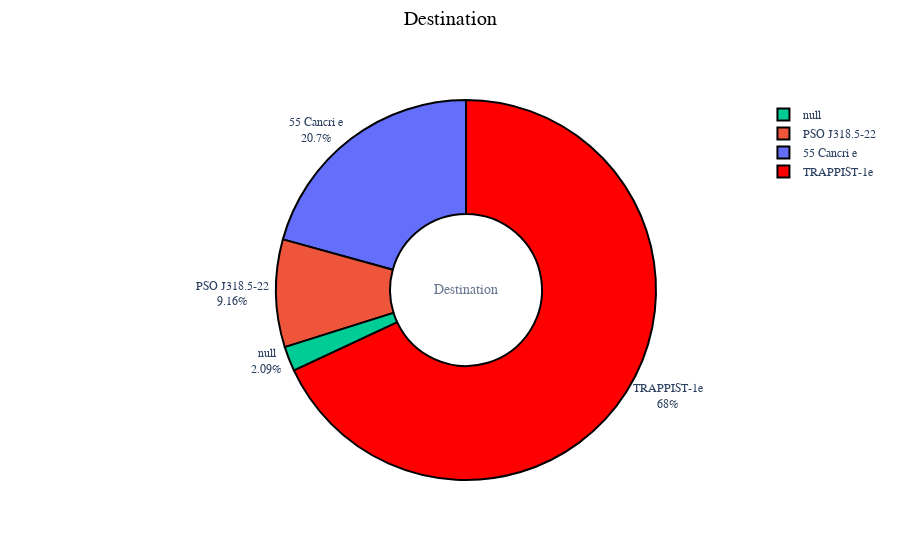

Notebook code for this chart:
### Markdown cell above
- the home planet of people living in spaceship

### Code cell
fig = go.Figure(data=[go.Pie(labels=train_data.Destination, hole=.4)])
fig.add_annotation(text='Destination',
                   x=0.5,y=0.5,showarrow=False,font_size=14,opacity=0.7,font_family='Bebas Neue')
fig.update_traces(hoverinfo='label+percent+value',
                  marker=dict(colors=['red','blue'], line=dict(color='#000000', width=2)))
fig.update_layout(
    font_family='Bebas Neue',
    title=dict(text='Destination',x=0.50,y=0.98,
               font=dict(color='black',size=20)),
    legend=dict(orientation='v',traceorder='reversed'),
    hoverlabel=dict(bgcolor='white'))
fig.update_traces(textposition='outside', textinfo='percent+label')
fig.show()

### Figure 1 — Plotly figure (JSON) as saved in the notebook; plotly's stock layout.template omitted (floating-point values rounded to 4 significant figures; data arrays with more than 128 entries replaced by an {"elided": "..."} marker saying what was removed)
{"data": [{"hole": 0.4, "hoverinfo": "label+percent+value", "labels": {"elided": "8693 str values"}, "marker": {"colors": ["red", "blue"], "line": {"color": "#000000", "width": 2}}, "textinfo": "percent+label", "textposition": "outside", "type": "pie"}], "layout": {"annotations": [{"font": {"family": "Bebas Neue", "size": 14}, "opacity": 0.7, "showarrow": false, "text": "Destination", "x": 0.5, "y": 0.5}], "font": {"family": "Bebas Neue"}, "hoverlabel": {"bgcolor": "white"}, "legend": {"orientation": "v", "traceorder": "reversed"}, "title": {"font": {"color": "black", "size": 20}, "text": "Destination", "x": 0.5, "y": 0.98}}}
